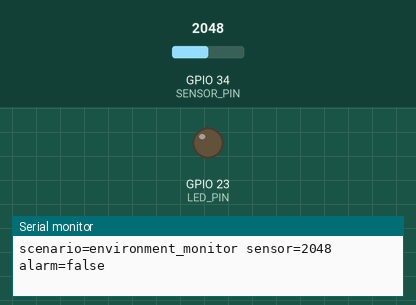
Recording of a sketch running on a simulated ESP32. On the bench: output pins drawn as LEDs (lit = HIGH), the last lines printed to the serial monitor. The test bench sets the inputs (shaded band); at power-on: GPIO 34 (SENSOR_PIN) = 2048.

Above: at 1.8 s.
1.9 s: GPIO 34 (SENSOR_PIN) set to 2570
3.4 s: GPIO 34 (SENSOR_PIN) set to 2675
At 5.2 s:
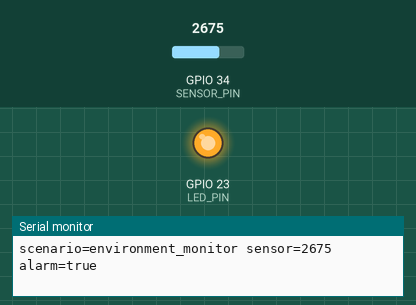
5.5 s: GPIO 34 (SENSOR_PIN) set to 2560
At 6.7 s:
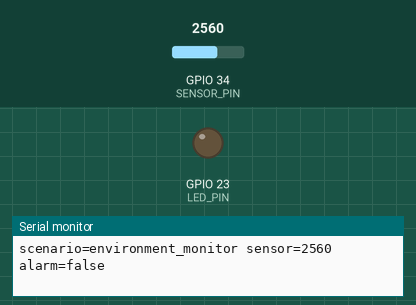
7.5 s: GPIO 34 (SENSOR_PIN) set to 2640
At 8.3 s:
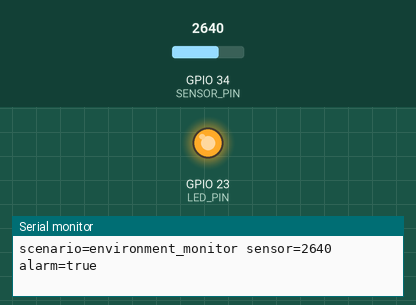
Timing chart, 0 to 10.5 s (numbered marks = the images above; inputs shaded):
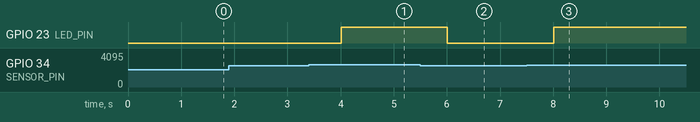

The sketch:

day28_industry_app_planner.ino
```cpp
const int SENSOR_PIN = 34;
const int LED_PIN = 23;

void setup() {
  Serial.begin(115200);
  pinMode(LED_PIN, OUTPUT);
  Serial.println("Day 28 - Industry application probe");
  Serial.println("Scenario examples: smart home, agriculture, industrial data node, wearable.");
}

void loop() {
  int value = analogRead(SENSOR_PIN);
  bool alarm = value > 2600;
  digitalWrite(LED_PIN, alarm);
  Serial.printf("scenario=environment_monitor sensor=%d alarm=%s\n", value, alarm ? "true" : "false");
  delay(1000);
}
```

Measured:
- the behaviour switches between 2600 and 2601 on GPIO 34 (SENSOR_PIN) (found by bisection; images 0 and 1)
- after the input at 3.4 s, GPIO 23 (LED_PIN): LOW → HIGH after 0.61 s
- after the input at 5.5 s, GPIO 23 (LED_PIN): HIGH → LOW after 0.51 s
- after the input at 7.5 s, GPIO 23 (LED_PIN): LOW → HIGH after 0.51 s
